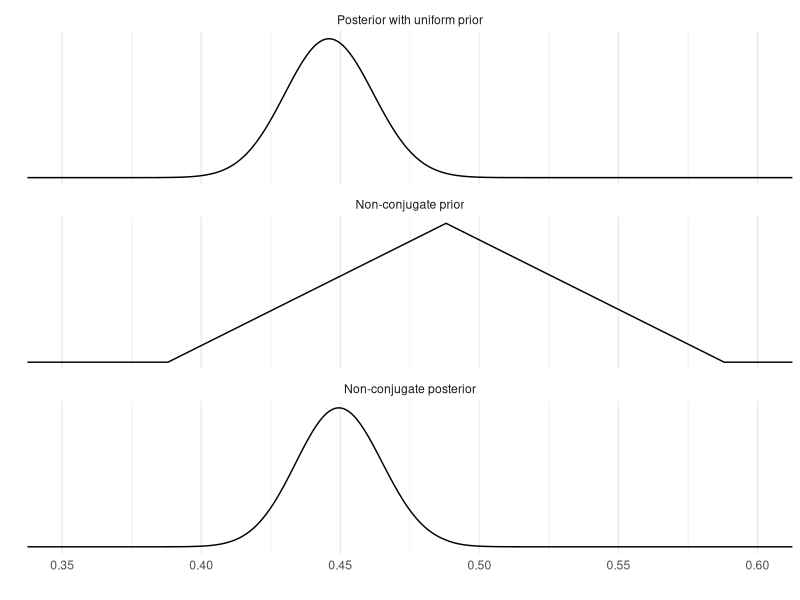
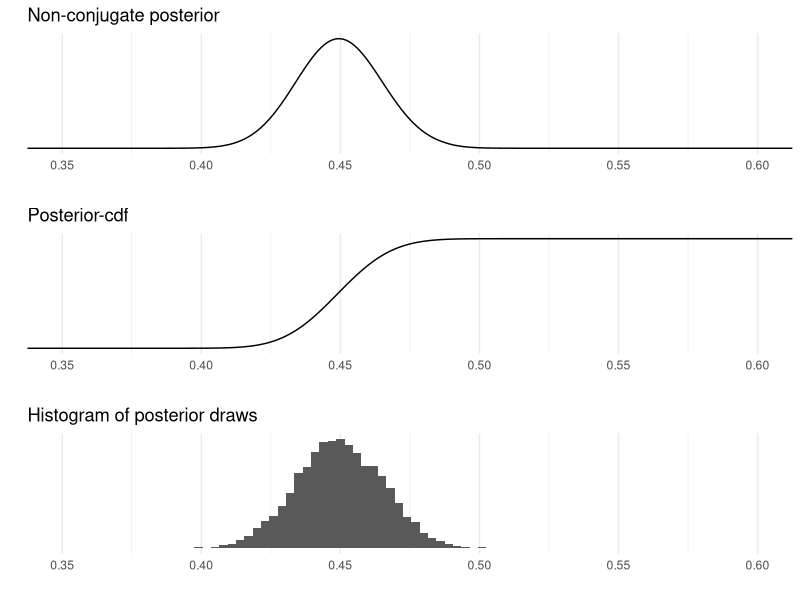

Recreate these plots in R, in order.
## ---- chunk 1
library(ggplot2)
theme_set(theme_minimal())
library(gridExtra)
library(tidyr)
library(dplyr)
## ---- chunk 2
a <- 437
b <- 543
## ---- chunk 3
df1 <- data.frame(theta = seq(0.1, 1, 0.001))
df1$con <- dbeta(df1$theta, a+1, b+1)
## ---- chunk 4
pp <- rep(1, nrow(df1))
pi <- sapply(c(0.388, 0.488, 0.588), function(pi) which(df1$theta == pi))
pm <- 11
pp[pi[1]:pi[2]] <- seq(1, pm, length.out = length(pi[1]:pi[2]))
pp[pi[3]:pi[2]] <- seq(1, pm, length.out = length(pi[3]:pi[2]))
## ---- chunk 5
df1$nc_p <- pp / sum(pp)
## ---- chunk 6
po <- dbinom(a, a+b, df1$theta) * pp
## ---- chunk 7
df1$nc_po <- po / sum(po)
## ---- chunk 8
# pivot the data frame into key-value pairs
# and change variable names for plotting
df2 <- df1 %>%
  pivot_longer(cols = -theta, names_to = "grp", values_to = "p") %>%
  mutate(grp = factor(grp, labels=c('Posterior with uniform prior',
                                    'Non-conjugate prior',
                                    'Non-conjugate posterior')))
## levels(df2$grp) <- 
ggplot(data = df2) +
  geom_line(aes(theta, p)) +
  facet_wrap(~grp, ncol = 1, scales = 'free_y') +
  coord_cartesian(xlim = c(0.35,0.6)) +
  scale_y_continuous(breaks=NULL) +
  labs(x = '', y = '')
## ---- chunk 9
df1$cs_po <- cumsum(df1$nc_po)
## ---- chunk 10
# set.seed(seed) is used to set seed for the randon number generator
set.seed(2601)
# runif(k) returns k uniform random numbers from interval [0,1]
r <- runif(10000)
## ---- chunk 11
# function to find the value smallest value theta at which the cumulative
# sum of the posterior densities is greater than r.
invcdf <- function(r, df) df$theta[sum(df$cs_po < r) + 1]
# sapply function for each sample r. The returned values s are now
# random draws from the distribution.
s <- sapply(r, invcdf, df1)
## ---- chunk 12
p1 <- ggplot(data = df1) +
  geom_line(aes(theta, nc_po)) +
  coord_cartesian(xlim = c(0.35, 0.6)) +
  labs(title = 'Non-conjugate posterior', x = '', y = '') +
  scale_y_continuous(breaks = NULL)
p2 <- ggplot(data = df1) +
  geom_line(aes(theta, cs_po)) +
  coord_cartesian(xlim = c(0.35, 0.6)) +
  labs(title = 'Posterior-cdf', x = '', y = '') +
  scale_y_continuous(breaks = NULL)
p3 <- ggplot() +
  geom_histogram(aes(s), binwidth = 0.003) +
  coord_cartesian(xlim = c(0.35, 0.6)) +
  labs(title = 'Histogram of posterior draws', x = '', y = '') +
  scale_y_continuous(breaks = NULL)
# combine the plots
grid.arrange(p1, p2, p3)
